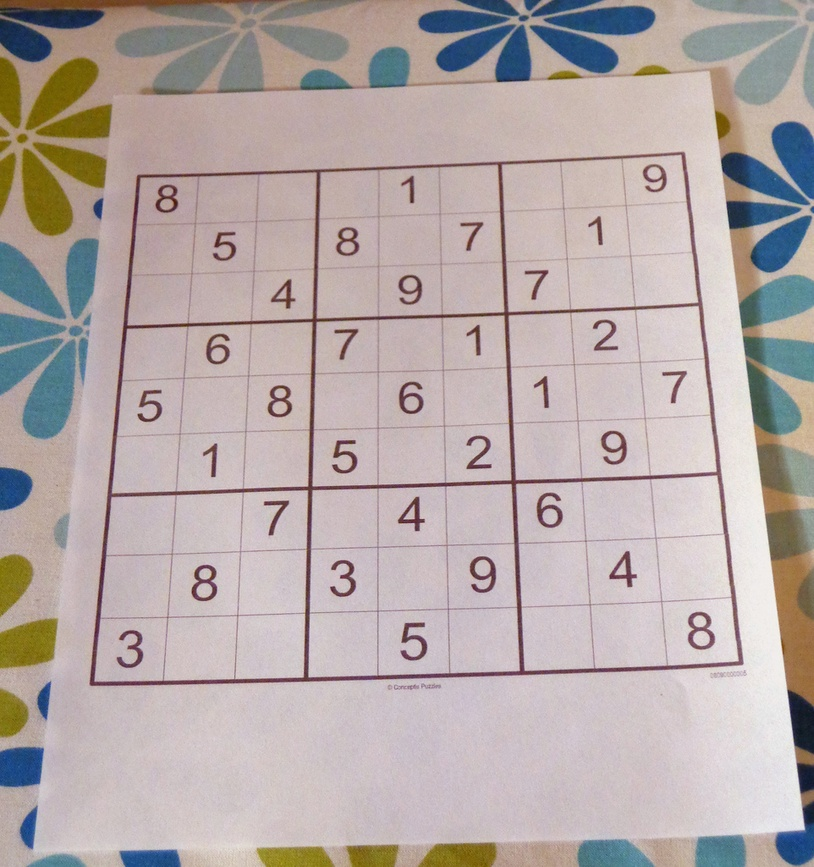
#> input picture DATA/sudoku.jpg, 814 x 867 px, shrunk from 962 x 1024 before the run
$ jupyter execute 02_ImageProcessing_Gradients.ipynb   (shell and % lines are left out)   (older library calls are emulated)
#> lines starting #> are read from the running program, lines starting #| are printed output that depends on the picture; after the words box and inside, x2 and y2 are one past the last pixel; in counts of white or black regions, pixels touching at a corner belong together
[cell 1]
import cv2
import numpy as np
import matplotlib.pyplot as plt

[cell 2]
def display_img(img):
    fig = plt.figure(figsize = (12,10))
    ax = fig.add_subplot(111)
    ax.imshow(img,cmap='gray')

[cell 3]
img = cv2.imread('DATA/sudoku.jpg',0)
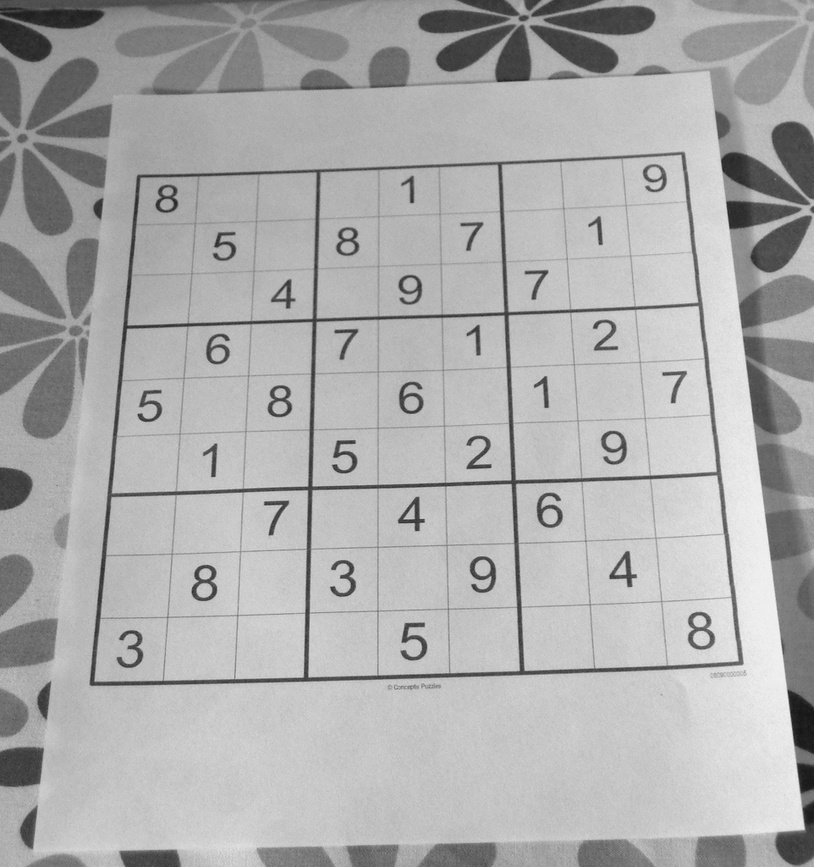
#> img: shape (867, 814); min 19, max 246, mean 172.7

[cell 4]
display_img(img)

[cell 5]
sobelx = cv2.Sobel(img,cv2.CV_64F,1,0,ksize=5)
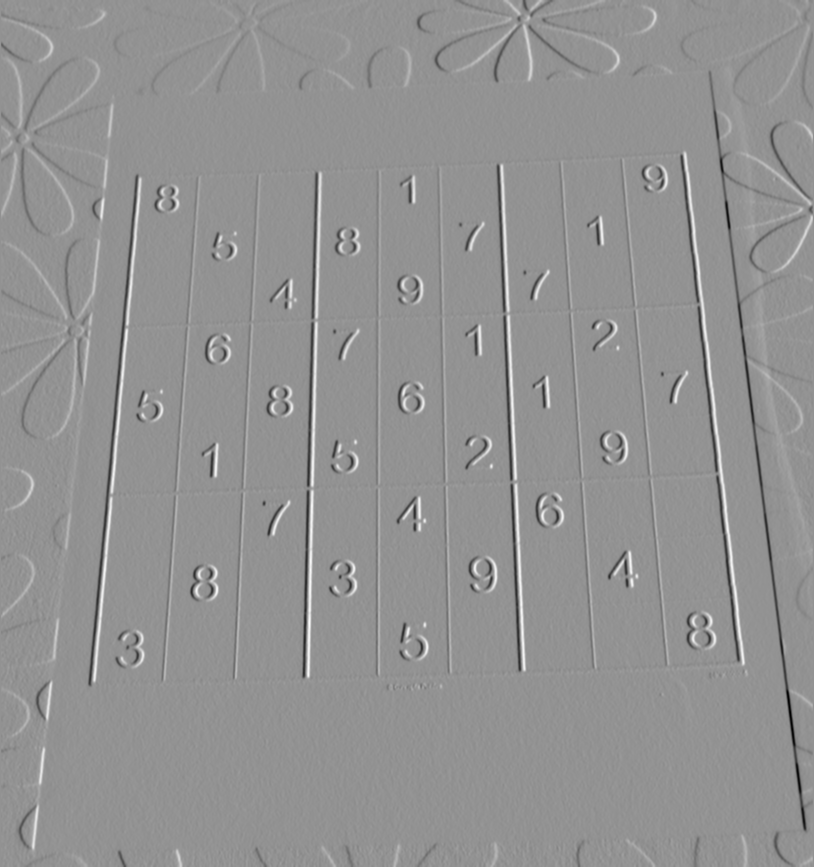
#> sobelx: shape (867, 814) float64; min -9131, max 6741, mean 1; drawn with min black and max white

[cell 6]
display_img(sobelx)

[cell 7]
sobely = cv2.Sobel(img,cv2.CV_64F,0,1,ksize=5)

[cell 8]
display_img(sobely)

[cell 9]
laplacian = cv2.Laplacian(img,cv2.CV_64F)
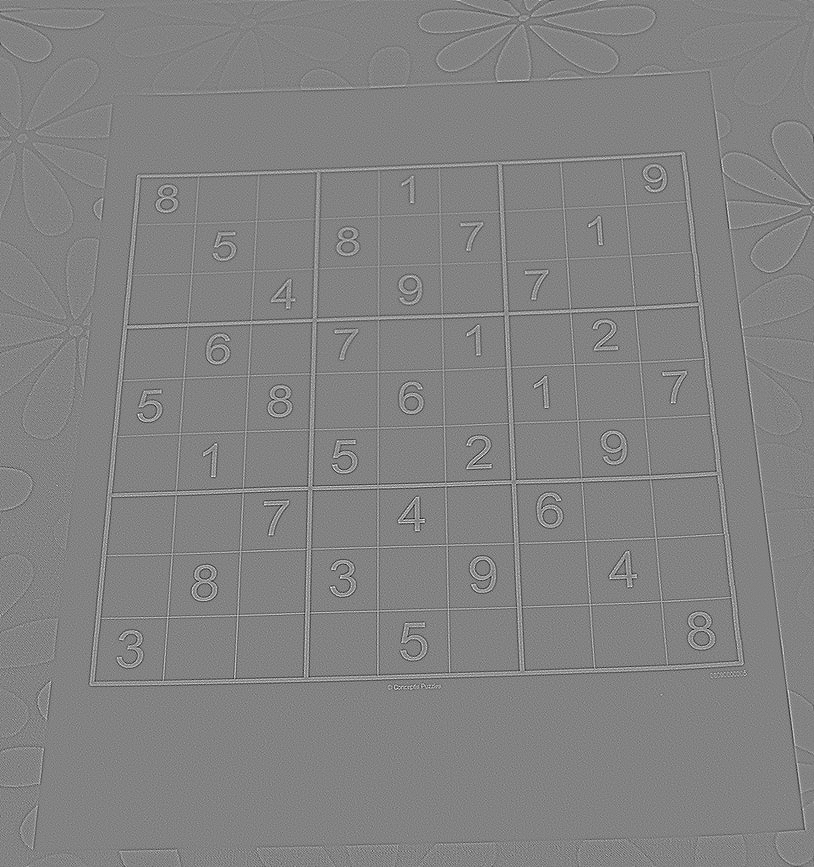
#> laplacian: shape (867, 814) float64; min -197, max 187, mean 0; drawn with min black and max white

[cell 10]
display_img(laplacian)

[cell 11]
blended = cv2.addWeighted(src1 = sobelx,alpha=0.5,src2=sobely,beta=0.5,gamma=0)
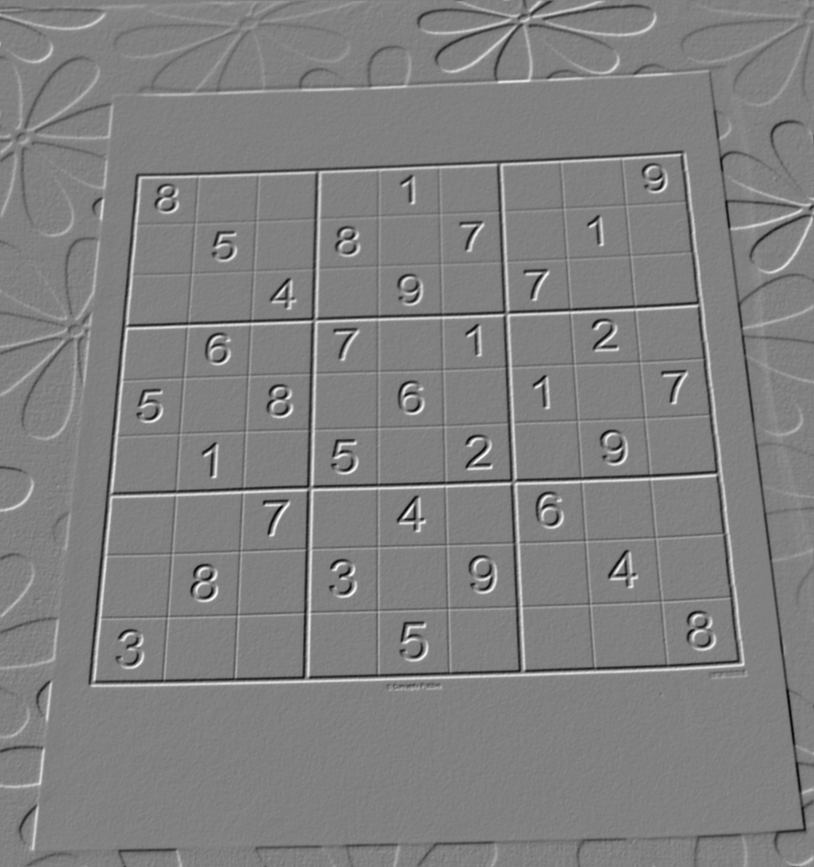
#> blended: shape (867, 814) float64; min -4423, max 4334, mean 2.5; drawn with min black and max white

[cell 12]
display_img(blended)

[cell 13]
ret,th1 = cv2.threshold(blended,250,255,cv2.THRESH_BINARY_INV)
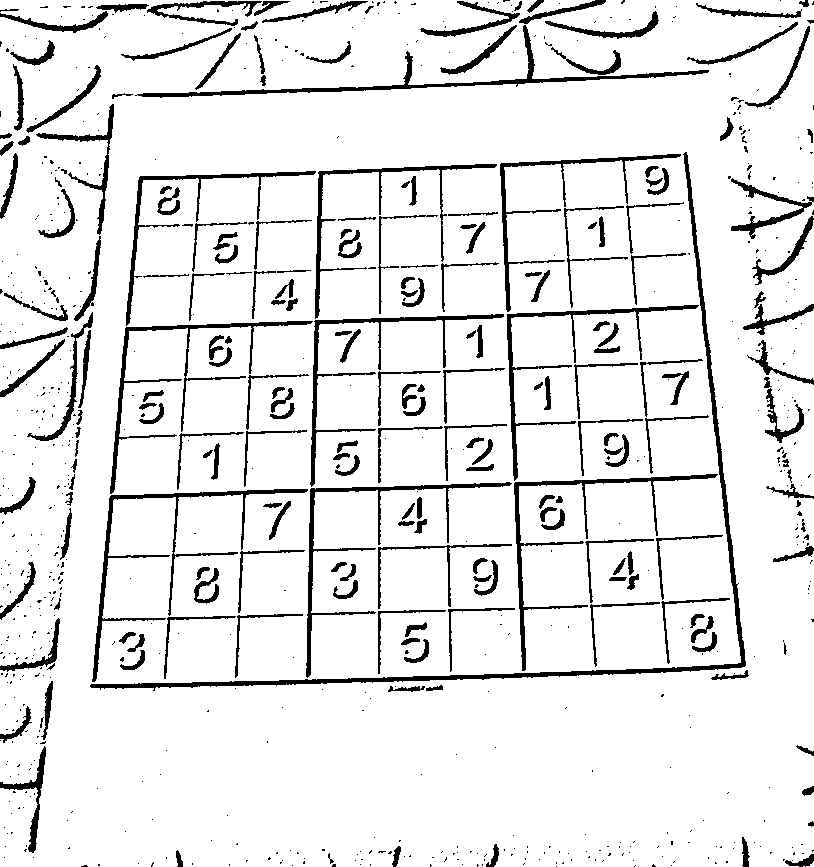
#> th1: shape (867, 814) float64; 90.6% white; 808 black regions (589 under 20 px), largest, box (x1, y1, x2, y2) and area: (90, 152, 746, 691) 5084, (135, 25, 709, 98) 2587, (92, 489, 308, 682) 2415

[cell 14]
display_img(th1)

[cell 15]
kernel = np.ones((3,3),dtype=np.uint8)
result = cv2.erode(th1,kernel,iterations = 1)
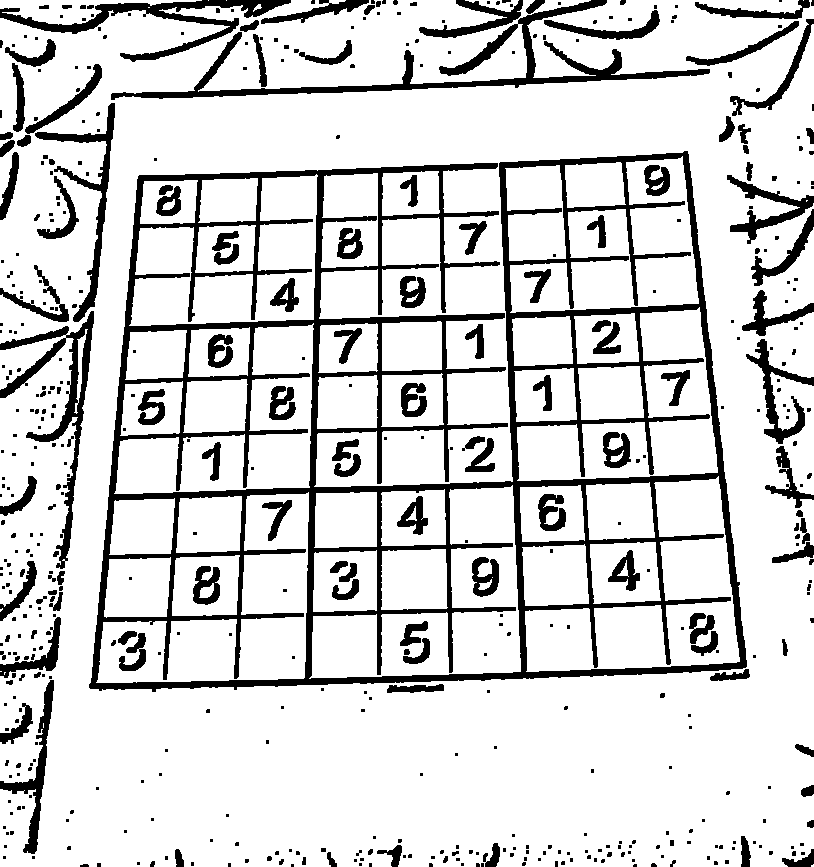
#> result: shape (867, 814) float64; 83.3% white; 518 black regions (359 under 20 px), largest, box (x1, y1, x2, y2) and area: (89, 151, 747, 692) 54475, (111, 0, 710, 100) 6726, (0, 311, 94, 569) 3942

$ run again, with DATA/Nadia_Murad.jpg copied over DATA/sudoku.jpg
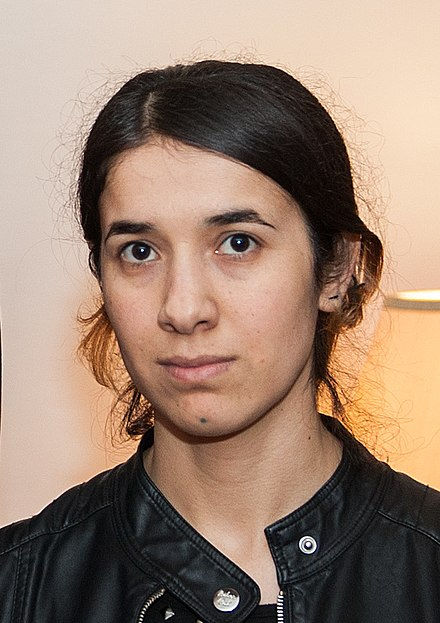
#> input picture DATA/Nadia_Murad.jpg, 440 x 623 px
#> `ret,th1 = cv2.threshold(blended,250,255,cv2.THRESH_BINARY_INV)`:
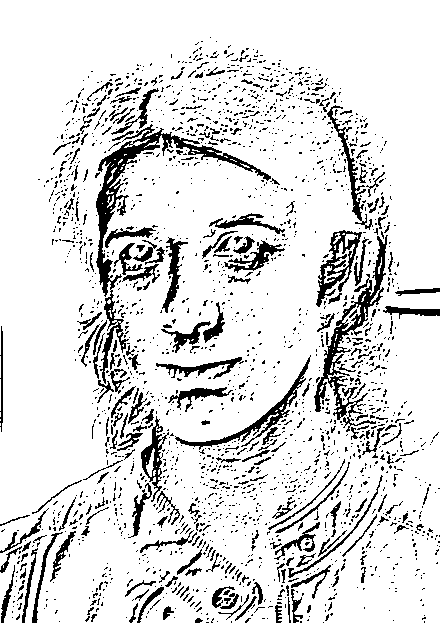
#> th1: shape (623, 440) float64; 86.7% white; 2083 black regions (1851 under 20 px), largest, box (x1, y1, x2, y2) and area: (96, 124, 271, 384) 3830, (314, 235, 388, 432) 2506, (175, 355, 311, 450) 1161
#> `result = cv2.erode(th1,kernel,iterations = 1)`:
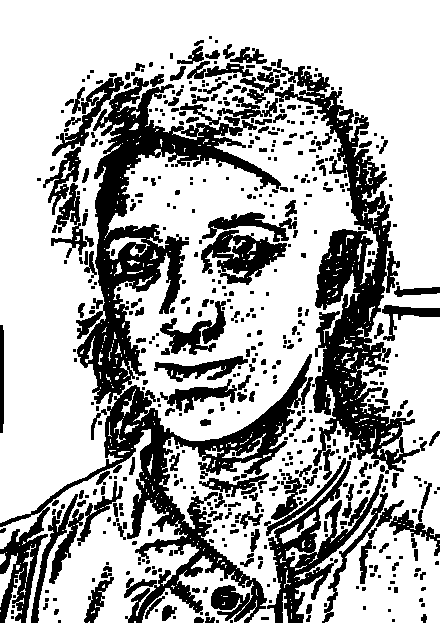
#> result: shape (623, 440) float64; 68.5% white; 582 black regions (355 under 20 px), largest, box (x1, y1, x2, y2) and area: (0, 77, 313, 623) 33987, (275, 66, 420, 480) 16645, (267, 461, 384, 623) 4763
